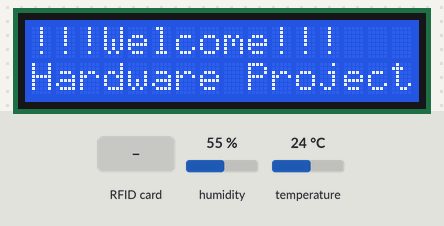
The sketch below on a simulated ESP8266 (NodeMCU). Shown: 16×2 character LCD. The test bench sets the inputs (shaded band); at power-on: humidity 55 %, temperature 24 °C. What the sketch prints to the serial monitor is not drawn.

Above: at 1.3 s.
1.4 s: RFID card 0C 83 D3 A0 held to the reader
At 3.0 s:
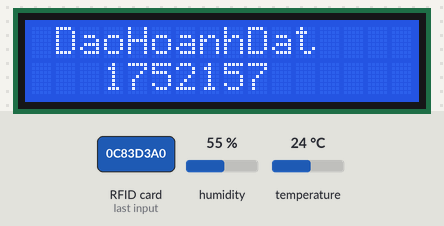
3.9 s: RFID card 90 DA 93 13 held to the reader
At 5.9 s:
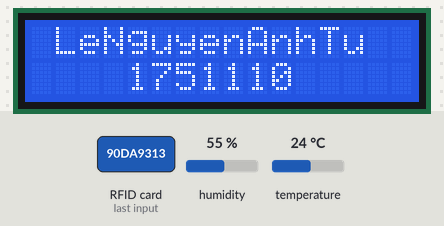
6.9 s: RFID card 5E 7A 19 C4 held to the reader
At 8.0 s:
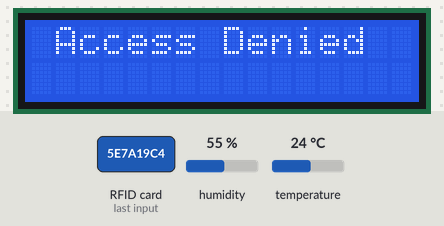
Timing chart, 0 to 9.9 s (numbered marks = the images above; inputs shaded):
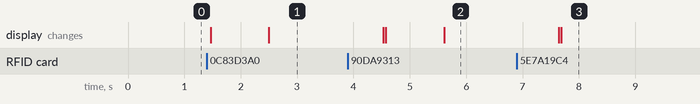

The sketch:

lcd_dht11_rc522.ino
```cpp
/*************************************************************************/
#include <LiquidCrystal_I2C.h>

// set the LCD number of columns and rows
int lcdColumns = 16;
int lcdRows = 2;

// set LCD address, number of columns and rows
// if you don't know your display address, run an I2C scanner sketch
LiquidCrystal_I2C lcd(0x27, lcdColumns, lcdRows);

/*************************************************************************/
#define SS_PIN D0 //D0
#define RST_PIN D3 //D3

#include <SPI.h>
#include <MFRC522.h>

MFRC522 mfrc522(SS_PIN, RST_PIN);   // Create MFRC522 instance.

/************************************************************************/
#include "DHT.h"

#define DHTPIN 10    // Digital pin connected to the DHT sensor

#define DHTTYPE DHT11   // DHT 11

DHT dht(DHTPIN, DHTTYPE);

/*************************************************************************/
String welcomeMessage = "!!!Welcome!!!";
String projectDescription = "Hardware Project";
String nameMember1 = " DaoHoanhDat ";
String studentID1  = "   1752157 ";
String nameMember2 = " LeNguyenAnhTu ";
String studentID2  = "    1751110    ";

void showTempHumid (float h, float t, float f) {
  lcd.clear();
  lcd.setCursor(0, 0);
  lcd.print(F("Humidity,:"));
  lcd.print(h);
  lcd.setCursor(0, 1);
  lcd.print(F("Temperature:"));
  lcd.print(t);
  lcd.print(F("°C "));

  Serial.print(F("Humidity: "));
  Serial.print(h);
  Serial.print(F("%  Temperature: "));
  Serial.print(t);
  Serial.print(F("°C "));
  Serial.print(f);
//  Serial.print(F("°F  Heat index: "));
//  Serial.print(hic);
//  Serial.print(F("°C "));
//  Serial.print(hif);
//  Serial.println(F("°F"));
}

void setup() {
  // LCD intitialize
  // put your setup code here, to run once:
  Serial.begin(9600);
  lcd.init();
  lcd.setCursor(0,0);
  lcd.print(welcomeMessage);
  lcd.setCursor(0, 1);
  lcd.print(projectDescription);
  lcd.backlight();

  // RFID initialize
  SPI.begin();      // Initiate  SPI bus
  mfrc522.PCD_Init();   // Initiate MFRC522
}

void loop() {
//  delay(2000);
  // put your main code here, to run repeatedly:
  // Look for new cards
  if ( ! mfrc522.PICC_IsNewCardPresent())
  {
    return;
  }
  // Select one of the cards
  if ( ! mfrc522.PICC_ReadCardSerial())
  {
    return;
  }

  // Reading temperature or humidity takes about 250 milliseconds!
  // Sensor readings may also be up to 2 seconds 'old' (its a very slow sensor)
  float h = dht.readHumidity();
  // Read temperature as Celsius (the default)
  float t = dht.readTemperature();
  // Read temperature as Fahrenheit (isFahrenheit = true)
  float f = dht.readTemperature(true);

//  // Check if any reads failed and exit early (to try again).
  if (isnan(h) || isnan(t) || isnan(f)) {
    Serial.println(F("Failed to read from DHT sensor!"));
    return;
  }

  Serial.println();
  Serial.print(" UID tag: ");
  String content= "";
  byte letter;
  for (byte i = 0; i < mfrc522.uid.size; i++)
  {
//     Serial.print(mfrc522.uid.uidByte[i] < 0x10 ? " 0" : " ");
//     Serial.print(mfrc522.uid.uidByte[i], HEX);
     content.concat(String(mfrc522.uid.uidByte[i] < 0x10 ? " 0" : " "));
     content.concat(String(mfrc522.uid.uidByte[i], HEX));
  }
  content.toUpperCase();
  Serial.println(content);

  if (content.substring(1) == "0C 83 D3 A0") //change UID of the card that you want to give access
  {
//    Serial.println(" Access Granted ");
//    Serial.print(" Welcome ");
//    Serial.print(nameMember1);
//    Serial.println();
//    delay(1000);
//    Serial.println(" Have FUN ");
//    Serial.println();
    lcd.clear();
    lcd.setCursor(0, 0);
    lcd.print(" Access Granted ");
    delay(1000);
    lcd.clear();
    lcd.setCursor(0, 0);
    lcd.print(nameMember1);
    lcd.setCursor(0, 1);
    lcd.print(studentID1);
    delay(2000);
    showTempHumid(h, t, f);
  }

  else if (content.substring(1) == "90 DA 93 13") //change UID of the card that you want to give access
  {
//    Serial.println(" Access Granted ");
//    Serial.print(" Welcome ");
//    Serial.print(nameMember2);
//    Serial.println();
//    delay(1000);
//    Serial.println(" Have FUN ");
//    Serial.println();
    lcd.clear();
    lcd.setCursor(0, 0);
    lcd.print(" Access Granted ");
    delay(1000);
    lcd.clear();
    lcd.setCursor(0, 0);
    lcd.print(nameMember2);
    lcd.setCursor(0, 1);
    lcd.print(studentID2);
    delay(2000);
    showTempHumid(h, t, f);
  }

  else   {
    Serial.println(" Access Denied ");
    lcd.clear();
    lcd.setCursor(0, 0);
    lcd.print(" Access Denied ");
    delay(2000);
  }


}
```

Measured:
- after the input at 1.4 s, the display: first changes after 0.07 s (image 1 shows a later state)
- after the input at 3.9 s, the display: first differs from a run without the input after 0.68 s (image 2 shows a later state)
- after the input at 6.9 s, the display: first differs from a run without the input after 0.79 s (image 3)
